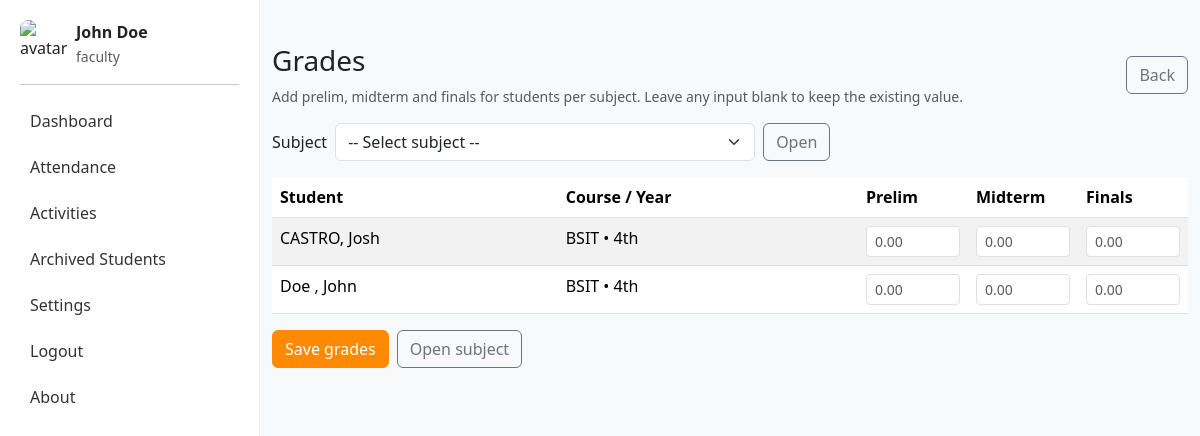
The app's page /faculty/grades.php?subject_id=3 (signed in), older data.
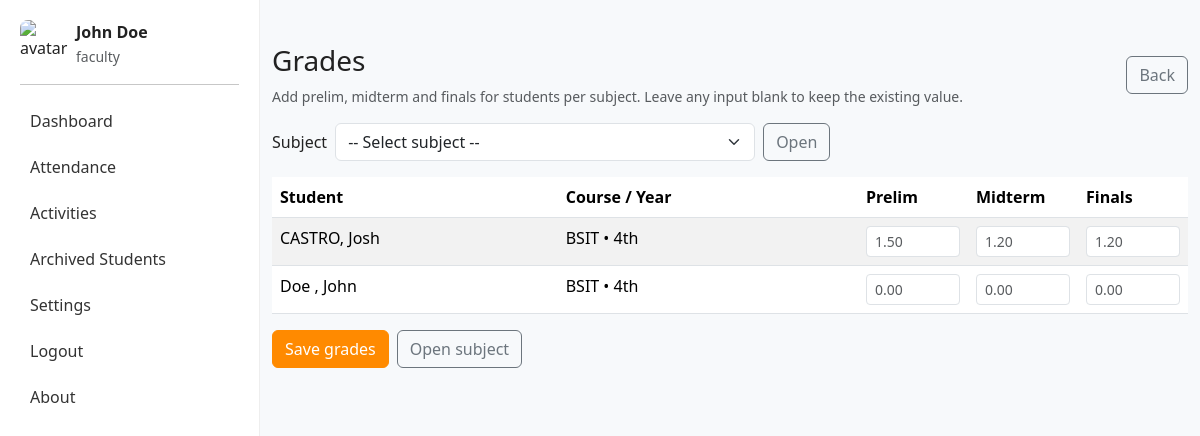
The same page, newer data.
### tables this page shows
CREATE TABLE `students` (
  `id` int(11) NOT NULL,
  `subject_id` int(11) NOT NULL,
  `lastname` varchar(255) NOT NULL,
  `firstname` varchar(255) NOT NULL,
  `course` varchar(100) DEFAULT '',
  `year_level` varchar(50) DEFAULT '',
  `avatar` varchar(255) DEFAULT 'assets/img/default-avatar.png',
  `archived` tinyint(1) DEFAULT '0',
  `created_at` timestamp NOT NULL DEFAULT CURRENT_TIMESTAMP
);

CREATE TABLE `grades` (
  `id` int(11) NOT NULL,
  `student_id` int(11) NOT NULL,
  `subject_id` int(11) NOT NULL,
  `prelim` decimal(5,2) DEFAULT '0.00',
  `midterm` decimal(5,2) DEFAULT '0.00',
  `finals` decimal(5,2) DEFAULT '0.00',
  `updated_at` timestamp NOT NULL DEFAULT CURRENT_TIMESTAMP ON UPDATE CURRENT_TIMESTAMP
);

### config.php (called while the page is built, shortened)
<?php
function current_user(){
    return $_SESSION['user'] ?? null;
}

### faculty/grades.php (the view, shortened to what this page needs)
<?php
require_once '../config.php';
$pdo = pdo();
$subject_id = intval($_GET['subject_id'] ?? 0);
$students = [];
if($subject_id){
    $sstmt = $pdo->prepare("SELECT * FROM students WHERE subject_id = ? AND archived = 0 ORDER BY lastname, firstname");
    $sstmt->execute([$subject_id]);
    $students = $sstmt->fetchAll();
    $ids = array_map(function($s){ return (int)$s['id']; }, $students);
    $grades = [];
    if(!empty($ids)){
        $placeholders = implode(',', array_fill(0, count($ids), '?'));
        $gstmt = $pdo->prepare("SELECT * FROM grades WHERE subject_id = ? AND student_id IN ($placeholders)");
        $gstmt->execute(array_merge([$subject_id], $ids));
        foreach($gstmt->fetchAll() as $g){
            $grades[$g['student_id']] = $g;
        }
    }
}
?>
<!doctype html>
<html>
<head>
  <link href="https://cdn.jsdelivr.net/npm/bootstrap@5.3.2/dist/css/bootstrap.min.css" rel="stylesheet">
  <link rel="stylesheet" href="../assets/css/style.css">
</head>
<body>
  <?php include '../shared/left_nav.php'; ?>
  <main class="main-content">
    <div class="container py-4">
      <div class="d-flex justify-content-between align-items-center mb-3">
        <div>
          <h3>Grades</h3>
          <div class="small text-muted">Add prelim, midterm and finals for students per subject. Leave any input blank to keep the existing value.</div>
        </div>
        <div>
          <a href="dashboard.php" class="btn btn-outline-secondary">Back</a>
        </div>
      </div>
      <form method="get" class="mb-3 d-flex gap-2 align-items-center">
        <label class="mb-0">Subject</label>
        <select name="subject_id" class="form-select" style="max-width:420px;">
          <option value="">-- Select subject --</option>
        </select>
        <button class="btn btn-outline-secondary">Open</button>
      </form>
      <?php if($subject_id): ?>
        <form method="post">
          <table class="table table-striped">
            <thead>
              <tr>
                <th>Student</th>
                <th>Course / Year</th>
                <th style="width:110px">Prelim</th>
                <th style="width:110px">Midterm</th>
                <th style="width:110px">Finals</th>
              </tr>
            </thead>
            <tbody>
              <?php if(empty($students)): ?>
                <tr><td colspan="5">No students in this subject.</td></tr>
              <?php else: ?>
                <?php foreach($students as $st):
                  $g = $grades[$st['id']] ?? null;
                ?>
                  <tr>
                    <td><?php echo htmlspecialchars($st['lastname'].', '.$st['firstname']) ?></td>
                    <td><?php echo htmlspecialchars($st['course'].' • '.$st['year_level']) ?></td>
                    <td><input step="0.01" min="0" type="number" name="grades[<?php echo $st['id'] ?>][prelim]" class="form-control form-control-sm" placeholder="<?php echo $g ? htmlspecialchars($g['prelim']) : '' ?>"></td>
                    <td><input step="0.01" min="0" type="number" name="grades[<?php echo $st['id'] ?>][midterm]" class="form-control form-control-sm" placeholder="<?php echo $g ? htmlspecialchars($g['midterm']) : '' ?>"></td>
                    <td><input step="0.01" min="0" type="number" name="grades[<?php echo $st['id'] ?>][finals]" class="form-control form-control-sm" placeholder="<?php echo $g ? htmlspecialchars($g['finals']) : '' ?>"></td>
                  </tr>
                <?php endforeach; ?>
              <?php endif; ?>
            </tbody>
          </table>
          <div class="d-flex gap-2">
            <button class="btn btn-orange">Save grades</button>
            <a class="btn btn-outline-secondary" href="subject.php?id=<?php echo $subject_id ?>">Open subject</a>
          </div>
        </form>
      <?php endif; ?>
    </div>
  </main>
</body>
</html>

### shared/left_nav.php (shortened to what this page needs)
<?php
require_once __DIR__ . '/../config.php';
$user = current_user();
function url($path) {
    $base = rtrim(BASE_URL, '/');
    return $base . '/' . ltrim($path, '/');
}
$currentUrl = (isset($_SERVER['HTTPS']) && $_SERVER['HTTPS'] === 'on' ? "https" : "http") . "://$_SERVER[HTTP_HOST]$_SERVER[REQUEST_URI]";
$currentPath = parse_url($currentUrl, PHP_URL_PATH);
?>
<div class="left-sidebar" id="classflow-left-nav">
  <div class="d-flex align-items-center mb-3">
    <img src="<?php echo htmlspecialchars($user['avatar'] ?? 'assets/img/default-avatar.png') ?>" class="avatar-sm me-2" alt="avatar">
    <div>
      <div class="fw-bold"><?php echo htmlspecialchars($user['fullname'] ?: $user['username']); ?></div>
      <small class="text-muted"><?php echo htmlspecialchars($user['role']); ?></small>
    </div>
  </div>
  <hr>
  <?php if($user['role']==='admin'): ?>
    <?php
      $links = [
        ['label'=>'Admin Panel','href'=>url('classmng2/admin.php')],
        ['label'=>'Backup / Export','href'=>url('classmng2/backup.php')],
        ['label'=>'Logout','href'=>url('classmng2/logout.php')],
      ];
    ?>
    <?php foreach($links as $l):
      $isActive = ($currentPath === parse_url($l['href'], PHP_URL_PATH));
    ?>
      <a class="nav-link <?php echo $isActive ? 'active' : '' ?>" href="<?php echo $l['href'] ?>" data-route="<?php echo htmlspecialchars(parse_url($l['href'], PHP_URL_PATH)) ?>">
        <?php echo htmlspecialchars($l['label']) ?>
      </a>
    <?php endforeach; ?>
  <?php else: ?>
    <?php
      $links = [
        ['label'=>'Dashboard','href'=>url('classmng2/faculty/dashboard.php')],
        ['label'=>'Attendance','href'=>url('classmng2/faculty/attendance.php')],
        ['label'=>'Activities','href'=>url('classmng2/faculty/activities.php')],
        ['label'=>'Archived Students','href'=>url('classmng2/faculty/archives.php')],
        ['label'=>'Settings','href'=>url('classmng2/faculty/settings.php')],
        ['label'=>'Logout','href'=>url('classmng2/logout.php')],
        ['label'=>'About','href'=>url('classmng2/about.php')],
      ];
    ?>
    <?php foreach($links as $l):
      $isActive = ($currentPath === parse_url($l['href'], PHP_URL_PATH));
    ?>
      <a class="nav-link <?php echo $isActive ? 'active' : '' ?>" href="<?php echo $l['href'] ?>" data-route="<?php echo htmlspecialchars(parse_url($l['href'], PHP_URL_PATH)) ?>">
        <?php echo htmlspecialchars($l['label']) ?>
      </a>
    <?php endforeach; ?>
  <?php endif; ?>
</div>

### assets/css/style.css (style rules this page uses)
body { font-family: system-ui, -apple-system, "Segoe UI", Roboto, "Helvetica Neue", Arial; background:#f7f9fb; color:#222; }
.left-sidebar { background:white; }
.btn-orange { background: #ff8a00; border-color: #ff8a00; color: #fff; }

### shared/left_nav.php (style rules this page uses)
.main-content { margin-left:260px; padding-top:20px; }
.left-sidebar { width:260px; position:fixed; top:0; left:0; bottom:0; background:#fff; border-right:1px solid #eee; padding:20px; z-index:1000; overflow:auto; }
.avatar-sm { width:48px;height:48px;border-radius:8px;object-fit:cover; }
.btn-orange { background:#ff8a00; border-color:#ff8a00; color:white; }
.left-sidebar .nav-link { display:block; padding:8px 10px; color:#333; border-radius:6px; text-decoration:none; margin-bottom:6px; }

Row changes from the older to the newer data that the page shows:
changed through a linked row, students "CASTRO, Josh": id.prelim "0.00" → "1.50"; id.midterm "0.00" → "1.20"; id.finals "0.00" → "1.20"
